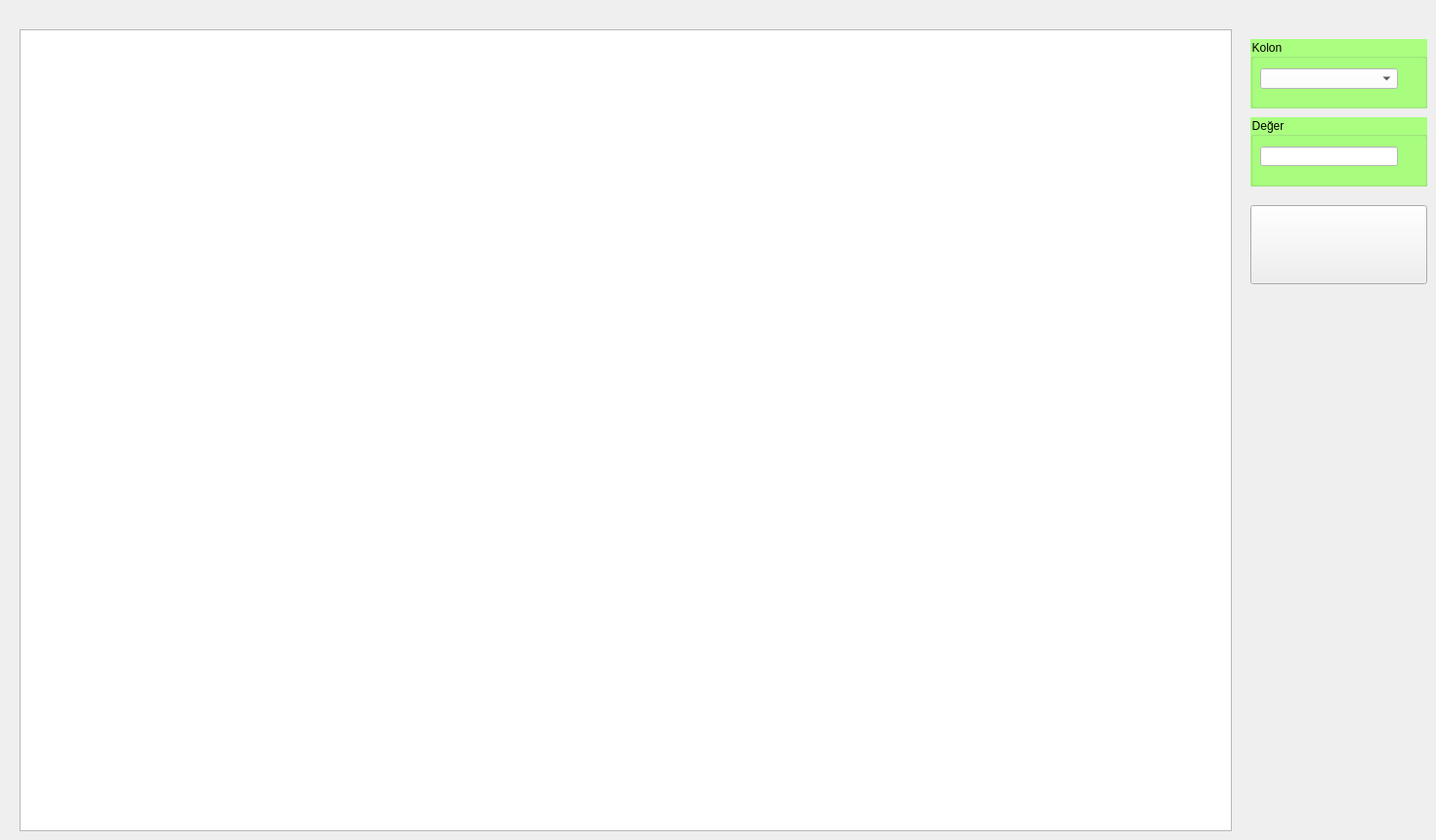
    <widget class="QWidget" name="tab_4">
     <attribute name="icon">
      <iconset resource="a.qrc">
       <normaloff>:/w/rf.png</normaloff>:/w/rf.png</iconset>
     </attribute>
     <attribute name="title">
      <string>RFID OKUYUCULAR</string>
     </attribute>
     <widget class="QTableWidget" name="tableWidget_4">
      <property name="geometry">
       <rect>
        <x>20</x>
        <y>30</y>
        <width>1241</width>
        <height>821</height>
       </rect>
      </property>
     </widget>
     <widget class="QPushButton" name="btn_rfid_ara">
      <property name="geometry">
       <rect>
        <x>1280</x>
        <y>210</y>
        <width>181</width>
        <height>81</height>
       </rect>
      </property>
      <property name="text">
       <string/>
      </property>
      <property name="icon">
       <iconset resource="a.qrc">
        <normaloff>:/w/Database-Search.png</normaloff>:/w/Database-Search.png</iconset>
      </property>
      <property name="iconSize">
       <size>
        <width>52</width>
        <height>52</height>
       </size>
      </property>
     </widget>
     <widget class="QGroupBox" name="groupBox_9">
      <property name="geometry">
       <rect>
        <x>1280</x>
        <y>120</y>
        <width>181</width>
        <height>71</height>
       </rect>
      </property>
      <property name="styleSheet">
       <string notr="true">font: 12pt &quot;Calibri&quot;;
background-color: rgb(170, 255, 127);</string>
      </property>
      <property name="title">
       <string>Değer</string>
      </property>
      <widget class="QLineEdit" name="lineEdit_4">
       <property name="geometry">
        <rect>
         <x>10</x>
         <y>30</y>
         <width>141</width>
         <height>20</height>
        </rect>
       </property>
       <property name="styleSheet">
        <string notr="true">background-color: rgb(255, 255, 255);
font: 12pt &quot;Calibri&quot;;</string>
       </property>
      </widget>
     </widget>
     <widget class="QGroupBox" name="groupBox_10">
      <property name="geometry">
       <rect>
        <x>1280</x>
        <y>40</y>
        <width>181</width>
        <height>71</height>
       </rect>
      </property>
      <property name="styleSheet">
       <string notr="true">font: 12pt &quot;Calibri&quot;;
background-color: rgb(170, 255, 127);</string>
      </property>
      <property name="title">
       <string>Kolon</string>
      </property>
      <widget class="QComboBox" name="comboBox_4">
       <property name="geometry">
        <rect>
         <x>10</x>
         <y>30</y>
         <width>141</width>
         <height>21</height>
        </rect>
       </property>
       <property name="styleSheet">
        <string notr="true">background-color: rgb(255, 255, 255);
font: 12pt &quot;Calibri&quot;;</string>
       </property>
      </widget>
     </widget>
    </widget>
